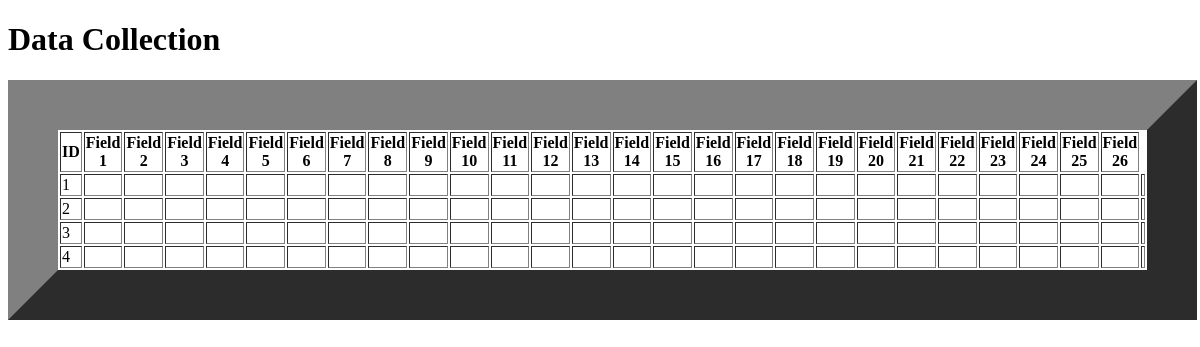
Before: /all_data/ with the older database file.
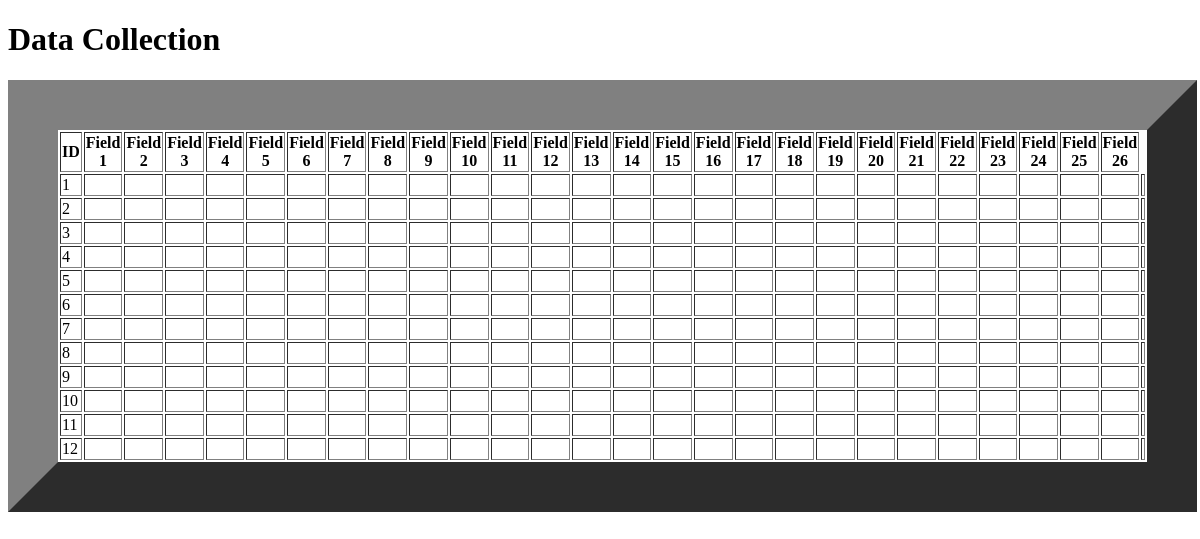
After: the same page with the newer database file.
### data_app/models.py (models this page shows, shortened)
class MyModel(models.Model):
    start_point_chainage = models.CharField(max_length=100, verbose_name="Start Point Chainage", null=True, blank=True)
    end_point_chainage = models.CharField(max_length=100, verbose_name="End Point Chainage", null=True, blank=True)
    activitytype = models.CharField(max_length=100, verbose_name="Activity Type", null=True, blank=True)
    equipment = models.CharField(max_length=100, verbose_name="Equipment", null=True, blank=True)
    site = models.CharField(max_length=100, verbose_name="Site", null=True, blank=True)
    activitycategory = models.CharField(max_length=255, verbose_name="activity_category", null=True, blank=True)
    employee = models.CharField(max_length=100, verbose_name="Employee", null=True, blank=True)
    employee_role = models.CharField(max_length=100, verbose_name="Employee Role", null=True, blank=True)
    my_date = models.DateField(verbose_name="My Date", null=True, blank=True)
    employee_one = models.CharField(max_length=100, verbose_name="Employee One", null=True, blank=True)
    employee_two = models.CharField(max_length=100, verbose_name="Employee Two", null=True, blank=True)
    employee_three = models.CharField(max_length=100, verbose_name="Employee Three", null=True, blank=True)
    employee_four = models.CharField(max_length=100, verbose_name="Employee Four", null=True, blank=True)
    employee_five = models.CharField(max_length=100, verbose_name="Employee Five", null=True, blank=True)
    employee_six = models.CharField(max_length=100, verbose_name="Employee Six", null=True, blank=True)
    employee_seven = models.CharField(max_length=100, verbose_name="Employee Seven", null=True, blank=True)
    employee_eight = models.CharField(max_length=100, verbose_name="Employee Eight", null=True, blank=True)
    employee_nine = models.CharField(max_length=100, verbose_name="Employee Nine", null=True, blank=True)
    employee_ten = models.CharField(max_length=100, verbose_name="Employee Ten", null=True, blank=True)
    employee_eleven = models.CharField(max_length=100, verbose_name="Employee Eleven", null=True, blank=True)
    employee_twelve = models.CharField(max_length=100, verbose_name="Employee Twelve", null=True, blank=True)
    employee_thirteen = models.CharField(max_length=100, verbose_name="Employee Thirteen", null=True, blank=True)
    employee_fourteen = models.CharField(max_length=100, verbose_name="Employee Fourteen", null=True, blank=True)
    employee_fifteen = models.CharField(max_length=100, verbose_name="Employee Fifteen", null=True, blank=True)
    machinery_driver_name = models.CharField(max_length=100, verbose_name="Machinery Driver Name", null=True, blank=True)

### data_app/views.py (the view)
# urls.py: path('all_data/', views.all_data, name='all_data'),
def all_data(request):
    data = MyModel.objects.all()  # Retrieve all objects from the database
    return render(request, 'base/all_data.html', {'data': data})

### data_app/templates/base/all_data.html (shortened to what this page needs)
<!DOCTYPE html>
<html>
<head>
</head>
<body>
    <h1>Data Collection</h1>
    <table border="50">
        <thead>
            <tr>
                <th>ID</th>
                <th>Field 1</th>
                <th>Field 2</th>
                <th>Field 3</th>
                <th>Field 4</th>
                <th>Field 5</th>
                <th>Field 6</th>
                <th>Field 7</th>
                <th>Field 8</th>
                <th>Field 9</th>
                <th>Field 10</th>
                <th>Field 11</th>
                <th>Field 12</th>
                <th>Field 13</th>
                <th>Field 14</th>
                <th>Field 15</th>
                <th>Field 16</th>
                <th>Field 17</th>
                <th>Field 18</th>
                <th>Field 19</th>
                <th>Field 20</th>
                <th>Field 21</th>
                <th>Field 22</th>
                <th>Field 23</th>
                <th>Field 24</th>
                <th>Field 25</th>
                <th>Field 26</th>
            </tr>
        </thead>
        <tbody>
            {% for item in data %}
            <tr>
                <td>{{ item.id }}</td>
                <td>{{ item.Field1 }}</td>
                <td>{{ item.field2 }}</td>
                <td>{{ item.field3 }}</td>
                <td>{{ item.field4 }}</td>
                <td>{{ item.field5 }}</td>
                <td>{{ item.field5 }}</td>
                <td>{{ item.field6 }}</td>
                <td>{{ item.field7 }}</td>
                <td>{{ item.field8 }}</td>
                <td>{{ item.field9 }}</td>
                <td>{{ item.field10 }}</td>
                <td>{{ item.field11 }}</td>
                <td>{{ item.field12 }}</td>
                <td>{{ item.field13 }}</td>
                <td>{{ item.field14 }}</td>
                <td>{{ item.field15 }}</td>
                <td>{{ item.field16 }}</td>
                <td>{{ item.field17 }}</td>
                <td>{{ item.field18 }}</td>
                <td>{{ item.field19 }}</td>
                <td>{{ item.field20 }}</td>
                <td>{{ item.field21 }}</td>
                <td>{{ item.field22 }}</td>
                <td>{{ item.field23 }}</td>
                <td>{{ item.field24 }}</td>
                <td>{{ item.field25 }}</td>
                <td>{{ item.field26 }}</td>
            </tr>
            {% endfor %}
        </tbody>
    </table>
</body>
</html>

Changed rows visible on the page:
added MyModel: id "5"
added MyModel: id "6"
added MyModel: id "7"
added MyModel: id "8"
added MyModel: id "9"
added MyModel: id "10"
added MyModel: id "11"
added MyModel: id "12"
